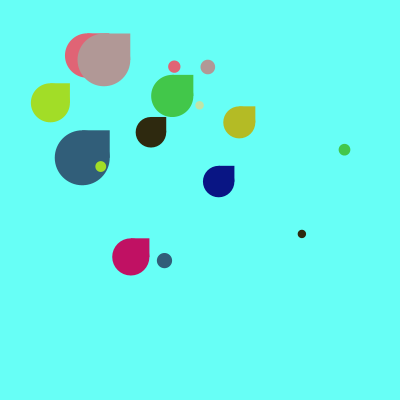
Frame 1 (no input)
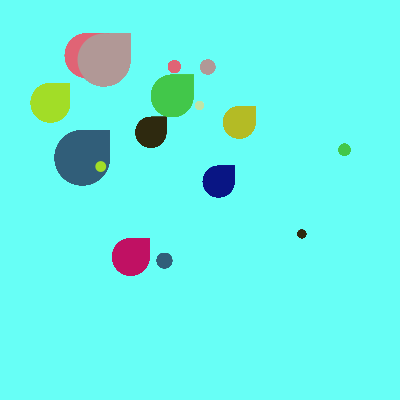
Frame 60 (the mouse pressed at the canvas centre just before this capture)
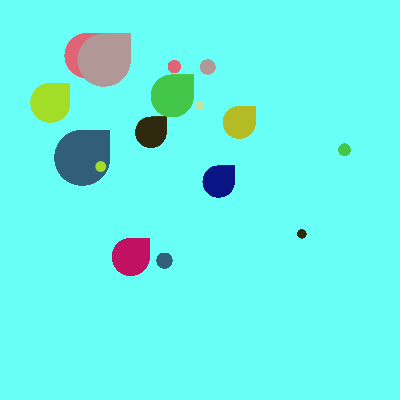
Frame 120 (the mouse held since frame 60 and released just before this capture)

The Processing sketch that drew these frames (run headless with seeded random() and noise(); from frame 60 on, the mouse is pressed at the canvas centre):

// Processing sketch: processing_91963
// ── processing_91963.pde

//Jennifer Kang
//jmkang
//©jennifer kang

final int MAX = 3;
 
float [ ] xList = {random(30, 250), random(30, 250), random(30, 250), random(30, 250),
                  random(30, 250), random(30, 250), random(30, 250), random(30, 250), 
                  random(30, 250), random(30, 250) };
float [ ] yList = {random(30, 250), random(30, 250), random(30, 250), random(30, 250),
                  random(30, 250), random(30, 250), random(30, 250), random(30, 250), 
                  random(30, 250), random(30, 250) };
float [ ] sizeList = {random(15, 30), random(15, 30), random(15, 30), random(15, 30),
                    random(15, 30), random(15, 30), random(15, 30), random(15, 30),
                    random(15, 30), random(15, 30) };
color [ ] col= {color(random(255), random(255), random(255)),
                   color(random(255), random(255), random(255)),
                   color(random(255), random(255), random(255)),
                   color(random(255), random(255), random(255)),
                   color(random(255), random(255), random(255)),
                   color(random(255), random(255), random(255)),
                   color(random(255), random(255), random(255)),
                   color(random(255), random(255), random(255)),
                   color(random(255), random(255), random(255)),
                   color(random(255), random(255), random(255)) };

                        
void setup()
{
  size(400, 400); 
  background(103, 255, 246);
}
 
 
void draw()
{
  for(int i = 0; i < xList.length; i++)
  {
    noStroke();
    fill(col[i]);
   rect(xList[i], yList[i], sizeList[i], sizeList[i]);

   ellipse(xList[i], yList[i]+sizeList[i], sizeList[i]*2, sizeList[i]*2);
   ellipse(xList[i]*2, yList[i]*2, sizeList[i]/1.8, sizeList[i]/1.8);
  }
}
